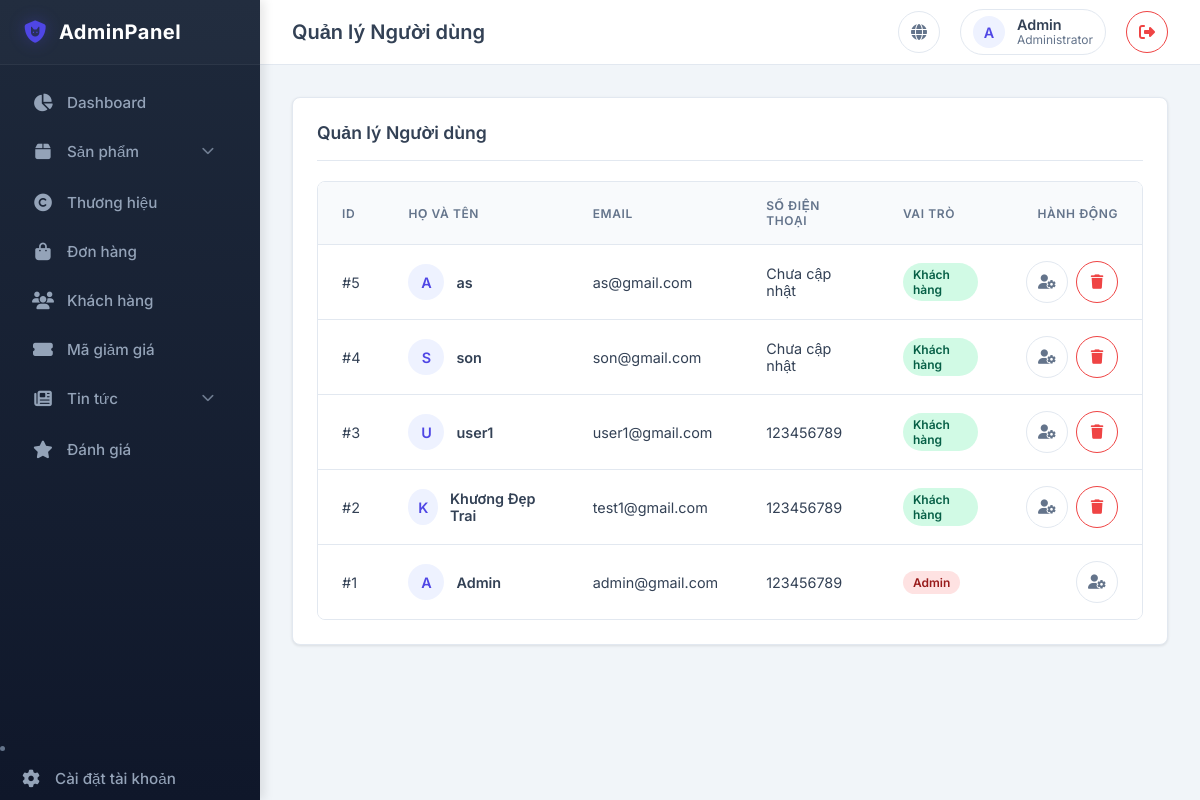
Screenshot of /public/admin/users (signed in) with the database file from the repository.
### tables this page shows
CREATE TABLE `users` (
  `id` int(11) NOT NULL,
  `full_name` varchar(100) NOT NULL,
  `email` varchar(100) NOT NULL,
  `password` varchar(255) NOT NULL,
  `phone` varchar(20) DEFAULT NULL,
  `address` text DEFAULT NULL,
  `is_admin` tinyint(1) NOT NULL DEFAULT 0,
  `created_at` timestamp NOT NULL DEFAULT current_timestamp(),
  `reset_token` varchar(255) DEFAULT NULL,
  `reset_token_expiry` datetime DEFAULT NULL,
  `remember_token` varchar(64) DEFAULT NULL
);

### app/core/App.php (called while the page is built, shortened)
<?php
class App
{
    protected $method = 'index';
    public function __construct()
    {
        $url = $this->parseUrl();
        if (isset($url[0])) {
            if (file_exists('../app/Controllers/' . ucfirst($url[0]) . 'Controller.php')) {
                unset($url[0]);
            } else {
                require_once '../app/Controllers/ErrorsController.php';
                $this->controller = 'ErrorsController';
            }
        }
        $this->controller = new $this->controller;
        if (isset($url[1])) {
            if (method_exists($this->controller, $url[1])) {
                $this->method = $url[1];
                unset($url[1]);
            }
        }
        $this->params = $url ? array_values($url) : [];
        call_user_func_array([$this->controller, $this->method], $this->params);
    }
    public function parseUrl()
    {
        if (isset($_GET['url'])) {
            $url = rtrim($_GET['url'], '/');
            $url = filter_var($url, FILTER_SANITIZE_URL);
            $url = explode('/', $url);
            return $url;
        }
        return [];
    }
}

### public/index.php (called while the page is built, shortened)
<?php
$app = new App();

### app/core/Database.php (called while the page is built, shortened)
<?php
class Database
{
    private $host = DB_HOST;
    private $user = DB_USER;
    private $pass = DB_PASS;
    private $dbname = DB_NAME;
    public $dbh;
    private $stmt;
    public function __construct()
    {
        $dsn = 'mysql:host=' . $this->host . ';dbname=' . $this->dbname;
        $options = [
            PDO::ATTR_PERSISTENT => true,
            PDO::ATTR_ERRMODE => PDO::ERRMODE_EXCEPTION,
            PDO::ATTR_DEFAULT_FETCH_MODE => PDO::FETCH_ASSOC,
            PDO::MYSQL_ATTR_INIT_COMMAND => 'SET NAMES utf8'
        ];
        try {
            $this->dbh = new PDO($dsn, $this->user, $this->pass, $options);
        } catch (PDOException $e) {
            $this->error = $e->getMessage();
            echo $this->error;
        }
    }
    public function query($sql)
    {
        $this->stmt = $this->dbh->prepare($sql);
    }
    public function execute()
    {
        return $this->stmt->execute();
    }
    public function resultSet()
    {
        $this->execute();
        return $this->stmt->fetchAll();
    }
}

### app/Models/UserModel.php (called while the page is built, shortened)
<?php
class UserModel
{
    private $db;
    public function __construct()
    {
        $this->db = new Database;
    }
    public function getAllUsers()
    {
        $this->db->query('SELECT id, full_name, email, phone, address, is_admin
                         FROM users
                         ORDER BY id DESC');
        return $this->db->resultSet();
    }
}

### app/core/Controller.php (called while the page is built, shortened)
<?php
class Controller
{
    public function model($model)
    {
        if (file_exists('../app/Models/' . $model . '.php')) {
            return new $model();
        }
        return null;
    }
}

### app/Views/admin/users/index.php (the view)
<div class="card">
    <div class="card-header">
        <h3 class="card-title"><?php echo $data['title']; ?></h3>
    </div>
    <div class="table-container">
        <table>
            <thead>
                <tr>
                    <th>ID</th>
                    <th>Họ và Tên</th>
                    <th>Email</th>
                    <th>Số điện thoại</th>
                    <th>Vai trò</th>
                    <th class="text-right">Hành động</th>
                </tr>
            </thead>
            <tbody>
                <?php foreach ($data['users'] as $user) : ?>
                    <tr>
                        <td>#<?php echo $user['id']; ?></td>
                        <td>
                            <div style="display: flex; align-items: center; gap: 12px;">
                                <div style="width: 36px; height: 36px; background: var(--primary-light); color: var(--primary-color); border-radius: 50%; display: flex; align-items: center; justify-content: center; font-weight: 600; font-size: 0.9rem;">
                                    <?php echo strtoupper(substr($user['full_name'], 0, 1)); ?>
                                </div>
                                <div style="font-weight: 600; color: var(--text-main);"><?php echo htmlspecialchars($user['full_name']); ?></div>
                            </div>
                        </td>
                        <td><?php echo htmlspecialchars($user['email']); ?></td>
                        <td><?php echo htmlspecialchars($user['phone'] ?? 'Chưa cập nhật'); ?></td>
                        <td>
                            <?php if ($user['is_admin'] == 1) : ?>
                                <span class="badge badge-danger">Admin</span>
                            <?php else : ?>
                                <span class="badge badge-success">Khách hàng</span>
                            <?php endif; ?>
                        </td>
                        <td class="text-right">
                            <div style="display: inline-flex; gap: 8px;">
                                <a href="<?php echo URLROOT; ?>/admin/editUser/<?php echo $user['id']; ?>" class="btn-icon" title="Phân quyền">
                                    <i class="fas fa-user-cog"></i>
                                </a>
                                <?php if ($user['id'] != $_SESSION['user_id']) : ?>
                                    <a href="<?php echo URLROOT; ?>/admin/deleteUser/<?php echo $user['id']; ?>"
                                        class="btn-icon"
                                        title="Xóa"
                                        style="color: var(--danger-color); border-color: var(--danger-color);"
                                        onclick="return confirm('Xóa người dùng này? Hành động không thể hoàn tác.');">
                                        <i class="fas fa-trash"></i>
                                    </a>
                                <?php endif; ?>
                            </div>
                        </td>
                    </tr>
                <?php endforeach; ?>
            </tbody>
        </table>
    </div>
</div>

### public/css/admin_style.css (style rules this page uses)
:root { --primary-color: #4f46e5; --primary-hover: #4338ca; --primary-light: #eef2ff; --secondary-color: #64748b; --success-color: #10b981; --danger-color: #ef4444; --warning-color: #f59e0b; --info-color: #3b82f6; --light-color: #f8fafc; --dark-color: #1e293b; --text-main: #334155; --text-light: #64748b; --text-white: #ffffff; --bg-color: #f1f5f9; --card-bg: #ffffff; --border-color: #e2e8f0; --sidebar-bg: #1e293b; --sidebar-width: 260px; --header-height: 64px; --shadow-sm: 0 1px 3px rgba(0,0,0,0.1); --shadow-md: 0 4px 6px -1px rgba(0,0,0,0.1); --radius-md: 6px; --radius-lg: 8px; --font-family: 'Inter', sans-serif; }
body { font-family: var(--font-family); background-color: var(--bg-color); color: var(--text-main); margin: 0; padding: 0; display: flex; min-height: 100vh; }
.btn-icon { width: 40px; height: 40px; border-radius: 50%; border: 1px solid var(--border-color); background: transparent; color: var(--text-light); display: flex; align-items: center; justify-content: center; cursor: pointer; transition: all 0.2s; text-decoration: none; }
.card { background: var(--card-bg); border-radius: var(--radius-lg); box-shadow: var(--shadow-sm); border: 1px solid var(--border-color); padding: 24px; margin-bottom: 24px; }
.card-header { display: flex; justify-content: space-between; align-items: center; margin-bottom: 20px; padding-bottom: 16px; border-bottom: 1px solid var(--border-color); }
.card-title { font-size: 1.1rem; font-weight: 600; color: var(--text-main); margin: 0; }
.table-container { overflow-x: auto; border-radius: var(--radius-lg); border: 1px solid var(--border-color); }
table { width: 100%; border-collapse: collapse; background: white; }
th { background-color: #f8fafc; color: var(--text-light); font-weight: 600; text-transform: uppercase; font-size: 0.75rem; letter-spacing: 0.05em; padding: 16px 24px; text-align: left; border-bottom: 1px solid var(--border-color); }
td { padding: 16px 24px; border-bottom: 1px solid var(--border-color); color: var(--text-main); font-size: 0.9rem; vertical-align: middle; }
tr:last-child td { border-bottom: none; }
.badge { display: inline-flex; align-items: center; padding: 4px 10px; border-radius: 9999px; font-size: 0.75rem; font-weight: 600; }
.badge-success { background-color: #d1fae5; color: #065f46; }
.badge-danger { background-color: #fee2e2; color: #991b1b; }
.text-right { text-align: right; }

### rows the page displays
users: id "5", full_name "A", full_name "as", email "as@gmail.com", phone "Chưa cập nhật", is_admin "Khách hàng"
users: id "4", full_name "S", full_name "son", email "son@gmail.com", phone "Chưa cập nhật", is_admin "Khách hàng"
users: id "3", full_name "U", full_name "user1", email "user1@gmail.com", phone "123456789", is_admin "Khách hàng"
users: id "2", full_name "K", full_name "Khương Đẹp Trai", email "test1@gmail.com", phone "123456789", is_admin "Khách hàng"
users: id "1", full_name "A", full_name "Admin", email "admin@gmail.com", phone "123456789", is_admin "Admin"

### other values shown
$data['title'] "Quản lý Người dùng"
substr($_SESSION['user_name'], 0, 1) "A"
$_SESSION['user_name'] "Admin"
